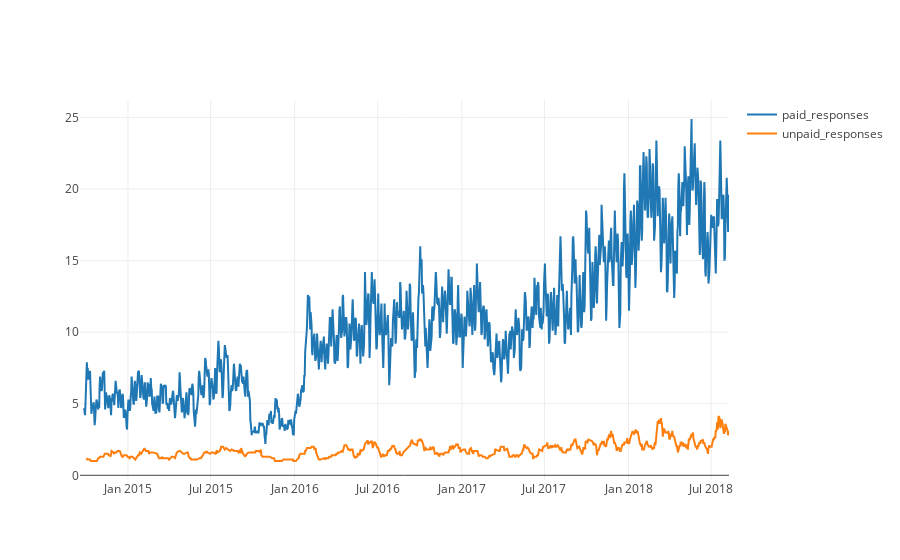

Notebook cell for this chart:
### Code cell
# Paid vs unpaid responses

paid_per_day = paid_posts.groupby('submission_date').size()
unpaid_per_day = unpaid_posts.groupby('submission_date').size()

plotly.iplot([
    go.Scatter(
        x=paid_per_day.index,
        y=paid_per_day.rolling(10).mean(),
        name='paid_responses'
    ),
    go.Scatter(
        x=unpaid_per_day.index,
        y=unpaid_per_day.rolling(10).mean(),
        name='unpaid_responses'
    )
])

### Figure 1 — Plotly figure (JSON) as saved in the notebook; plotly's stock layout.template omitted (floating-point values rounded to 4 significant figures; data arrays with more than 128 entries replaced by an {"elided": "..."} marker saying what was removed)
{"data": [{"name": "paid_responses", "type": "scatter", "x": {"elided": "1390 str values"}, "y": {"elided": "1390 float values"}}, {"name": "unpaid_responses", "type": "scatter", "x": {"elided": "814 str values"}, "y": {"elided": "814 float values"}}], "layout": {}}
